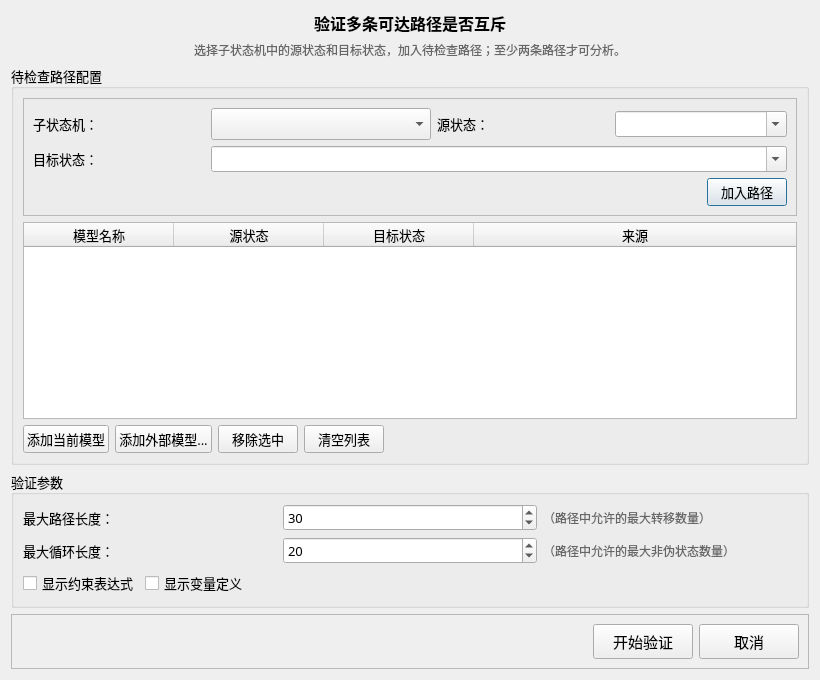
<?xml version="1.0" encoding="UTF-8"?>
<ui version="4.0">
 <class>Dialog_Exclusive_Val</class>
 <widget class="QDialog" name="Dialog_Exclusive_Val">
  <property name="geometry">
   <rect>
    <x>0</x>
    <y>0</y>
    <width>820</width>
    <height>680</height>
   </rect>
  </property>
  <property name="windowTitle">
   <string>状态互斥性验证</string>
  </property>
  <layout class="QVBoxLayout" name="verticalLayout_main">
   <item>
    <widget class="QLabel" name="label_title">
     <property name="font">
      <font>
       <family>微软雅黑</family>
       <pointsize>12</pointsize>
       <weight>75</weight>
       <bold>true</bold>
      </font>
     </property>
     <property name="text">
      <string>验证多条可达路径是否互斥</string>
     </property>
     <property name="alignment">
      <set>Qt::AlignCenter</set>
     </property>
    </widget>
   </item>
   <item>
    <widget class="QLabel" name="label_description">
     <property name="font">
      <font>
       <family>微软雅黑</family>
       <pointsize>9</pointsize>
      </font>
     </property>
     <property name="text">
      <string>选择子状态机中的源状态和目标状态，加入待检查路径；至少两条路径才可分析。</string>
     </property>
     <property name="alignment">
      <set>Qt::AlignCenter</set>
     </property>
     <property name="styleSheet">
      <string notr="true">color: #666666;</string>
     </property>
    </widget>
   </item>
   <item>
    <widget class="QGroupBox" name="groupBox_models">
     <property name="font">
      <font>
       <family>微软雅黑</family>
       <pointsize>10</pointsize>
      </font>
     </property>
     <property name="title">
      <string>待检查路径配置</string>
     </property>
     <layout class="QVBoxLayout" name="verticalLayout_models">
      <item>
       <widget class="QFrame" name="frame_model_path_selector">
        <property name="frameShape">
         <enum>QFrame::StyledPanel</enum>
        </property>
        <property name="frameShadow">
         <enum>QFrame::Raised</enum>
        </property>
        <layout class="QGridLayout" name="gridLayout_model_path_selector">
         <item row="0" column="0">
          <widget class="QLabel" name="label_state_machine">
           <property name="text">
            <string>子状态机：</string>
           </property>
          </widget>
         </item>
         <item row="0" column="1">
          <widget class="QComboBox" name="combo_state_machine">
           <property name="minimumSize">
            <size>
             <width>220</width>
             <height>32</height>
            </size>
           </property>
          </widget>
         </item>
         <item row="0" column="2">
          <widget class="QLabel" name="label_source_state">
           <property name="text">
            <string>源状态：</string>
           </property>
          </widget>
         </item>
         <item row="0" column="3">
          <widget class="QComboBox" name="combo_source_state">
           <property name="editable">
            <bool>true</bool>
           </property>
          </widget>
         </item>
         <item row="1" column="0">
          <widget class="QLabel" name="label_destination_state">
           <property name="text">
            <string>目标状态：</string>
           </property>
          </widget>
         </item>
         <item row="1" column="1" colspan="3">
          <widget class="QComboBox" name="combo_destination_state">
           <property name="editable">
            <bool>true</bool>
           </property>
          </widget>
         </item>
         <item row="2" column="0" colspan="4">
          <layout class="QHBoxLayout" name="horizontalLayout_add_path">
           <item>
            <spacer name="horizontalSpacer_add_path">
             <property name="orientation">
              <enum>Qt::Horizontal</enum>
             </property>
             <property name="sizeHint" stdset="0">
              <size>
               <width>40</width>
               <height>20</height>
              </size>
             </property>
            </spacer>
           </item>
           <item>
            <widget class="QPushButton" name="button_add_path">
             <property name="text">
              <string>加入路径</string>
             </property>
            </widget>
           </item>
          </layout>
         </item>
        </layout>
       </widget>
      </item>
      <item>
       <widget class="QTableWidget" name="table_models">
        <property name="font">
         <font>
          <family>微软雅黑</family>
          <pointsize>10</pointsize>
         </font>
        </property>
        <property name="editTriggers">
         <set>QAbstractItemView::NoEditTriggers</set>
        </property>
        <property name="alternatingRowColors">
         <bool>true</bool>
        </property>
        <property name="selectionBehavior">
         <enum>QAbstractItemView::SelectRows</enum>
        </property>
        <property name="columnCount">
         <number>4</number>
        </property>
        <attribute name="horizontalHeaderVisible">
         <bool>true</bool>
        </attribute>
        <attribute name="horizontalHeaderDefaultSectionSize">
         <number>150</number>
        </attribute>
        <attribute name="horizontalHeaderStretchLastSection">
         <bool>true</bool>
        </attribute>
        <column>
         <property name="text">
          <string>模型名称</string>
         </property>
        </column>
        <column>
         <property name="text">
          <string>源状态</string>
         </property>
        </column>
        <column>
         <property name="text">
          <string>目标状态</string>
         </property>
        </column>
        <column>
         <property name="text">
          <string>来源</string>
         </property>
        </column>
       </widget>
      </item>
      <item>
       <layout class="QHBoxLayout" name="horizontalLayout_model_buttons">
        <item>
         <widget class="QPushButton" name="button_add_current_model">
          <property name="visible">
           <bool>false</bool>
          </property>
          <property name="font">
           <font>
            <family>微软雅黑</family>
            <pointsize>10</pointsize>
           </font>
          </property>
          <property name="text">
           <string>添加当前模型</string>
          </property>
         </widget>
        </item>
        <item>
         <widget class="QPushButton" name="button_add_external_model">
          <property name="visible">
           <bool>false</bool>
          </property>
          <property name="font">
           <font>
            <family>微软雅黑</family>
            <pointsize>10</pointsize>
           </font>
          </property>
          <property name="text">
           <string>添加外部模型...</string>
          </property>
         </widget>
        </item>
        <item>
         <widget class="QPushButton" name="button_remove_model">
          <property name="font">
           <font>
            <family>微软雅黑</family>
            <pointsize>10</pointsize>
           </font>
          </property>
          <property name="text">
           <string>移除选中</string>
          </property>
         </widget>
        </item>
        <item>
         <widget class="QPushButton" name="button_clear_models">
          <property name="font">
           <font>
            <family>微软雅黑</family>
            <pointsize>10</pointsize>
           </font>
          </property>
          <property name="text">
           <string>清空列表</string>
          </property>
         </widget>
        </item>
        <item>
         <spacer name="horizontalSpacer">
          <property name="orientation">
           <enum>Qt::Horizontal</enum>
          </property>
          <property name="sizeHint" stdset="0">
           <size>
            <width>40</width>
            <height>20</height>
           </size>
          </property>
         </spacer>
        </item>
       </layout>
      </item>
     </layout>
    </widget>
   </item>
   <item>
    <widget class="QGroupBox" name="groupBox_parameters">
     <property name="font">
      <font>
       <family>微软雅黑</family>
       <pointsize>10</pointsize>
      </font>
     </property>
     <property name="title">
      <string>验证参数</string>
     </property>
     <layout class="QGridLayout" name="gridLayout_parameters">
      <item row="0" column="0">
       <widget class="QLabel" name="label_max_path_length">
        <property name="font">
         <font>
          <family>微软雅黑</family>
          <pointsize>10</pointsize>
         </font>
        </property>
        <property name="text">
         <string>最大路径长度：</string>
        </property>
       </widget>
      </item>
      <item row="0" column="1">
       <widget class="QSpinBox" name="spinBox_max_path_length">
        <property name="font">
         <font>
          <family>微软雅黑</family>
          <pointsize>10</pointsize>
         </font>
        </property>
        <property name="minimum">
         <number>1</number>
        </property>
        <property name="maximum">
         <number>100</number>
        </property>
        <property name="value">
         <number>30</number>
        </property>
       </widget>
      </item>
      <item row="0" column="2">
       <widget class="QLabel" name="label_path_length_hint">
        <property name="font">
         <font>
          <family>微软雅黑</family>
          <pointsize>9</pointsize>
         </font>
        </property>
        <property name="text">
         <string>（路径中允许的最大转移数量）</string>
        </property>
        <property name="styleSheet">
         <string notr="true">color: #666666;</string>
        </property>
       </widget>
      </item>
      <item row="1" column="0">
       <widget class="QLabel" name="label_max_cycle_length">
        <property name="font">
         <font>
          <family>微软雅黑</family>
          <pointsize>10</pointsize>
         </font>
        </property>
        <property name="text">
         <string>最大循环长度：</string>
        </property>
       </widget>
      </item>
      <item row="1" column="1">
       <widget class="QSpinBox" name="spinBox_max_cycle_length">
        <property name="font">
         <font>
          <family>微软雅黑</family>
          <pointsize>10</pointsize>
         </font>
        </property>
        <property name="minimum">
         <number>1</number>
        </property>
        <property name="maximum">
         <number>100</number>
        </property>
        <property name="value">
         <number>20</number>
        </property>
       </widget>
      </item>
      <item row="1" column="2">
       <widget class="QLabel" name="label_cycle_length_hint">
        <property name="font">
         <font>
          <family>微软雅黑</family>
          <pointsize>9</pointsize>
         </font>
        </property>
        <property name="text">
         <string>（路径中允许的最大非伪状态数量）</string>
        </property>
        <property name="styleSheet">
         <string notr="true">color: #666666;</string>
        </property>
       </widget>
      </item>
      <item row="2" column="0" colspan="3">
       <layout class="QHBoxLayout" name="horizontalLayout_options">
        <item>
         <widget class="QCheckBox" name="checkBox_show_constraints">
          <property name="font">
           <font>
            <family>微软雅黑</family>
            <pointsize>10</pointsize>
           </font>
          </property>
          <property name="text">
           <string>显示约束表达式</string>
          </property>
         </widget>
        </item>
        <item>
         <widget class="QCheckBox" name="checkBox_show_variables">
          <property name="font">
           <font>
            <family>微软雅黑</family>
            <pointsize>10</pointsize>
           </font>
          </property>
          <property name="text">
           <string>显示变量定义</string>
          </property>
         </widget>
        </item>
        <item>
         <spacer name="horizontalSpacer_2">
          <property name="orientation">
           <enum>Qt::Horizontal</enum>
          </property>
          <property name="sizeHint" stdset="0">
           <size>
            <width>40</width>
            <height>20</height>
           </size>
          </property>
         </spacer>
        </item>
       </layout>
      </item>
     </layout>
    </widget>
   </item>
   <item>
    <widget class="QFrame" name="frame_buttons">
     <property name="frameShape">
      <enum>QFrame::StyledPanel</enum>
     </property>
     <property name="frameShadow">
      <enum>QFrame::Raised</enum>
     </property>
     <layout class="QHBoxLayout" name="horizontalLayout_buttons">
      <item>
       <spacer name="horizontalSpacer_3">
        <property name="orientation">
         <enum>Qt::Horizontal</enum>
        </property>
        <property name="sizeHint" stdset="0">
         <size>
          <width>40</width>
          <height>20</height>
         </size>
        </property>
       </spacer>
      </item>
      <item>
       <widget class="QPushButton" name="button_accept">
        <property name="minimumSize">
         <size>
          <width>100</width>
          <height>35</height>
         </size>
        </property>
        <property name="font">
         <font>
          <family>微软雅黑</family>
          <pointsize>11</pointsize>
         </font>
        </property>
        <property name="text">
         <string>开始验证</string>
        </property>
       </widget>
      </item>
      <item>
       <widget class="QPushButton" name="button_cancel">
        <property name="minimumSize">
         <size>
          <width>100</width>
          <height>35</height>
         </size>
        </property>
        <property name="font">
         <font>
          <family>微软雅黑</family>
          <pointsize>11</pointsize>
         </font>
        </property>
        <property name="text">
         <string>取消</string>
        </property>
       </widget>
      </item>
     </layout>
    </widget>
   </item>
  </layout>
 </widget>
 <resources/>
 <connections/>
</ui>
